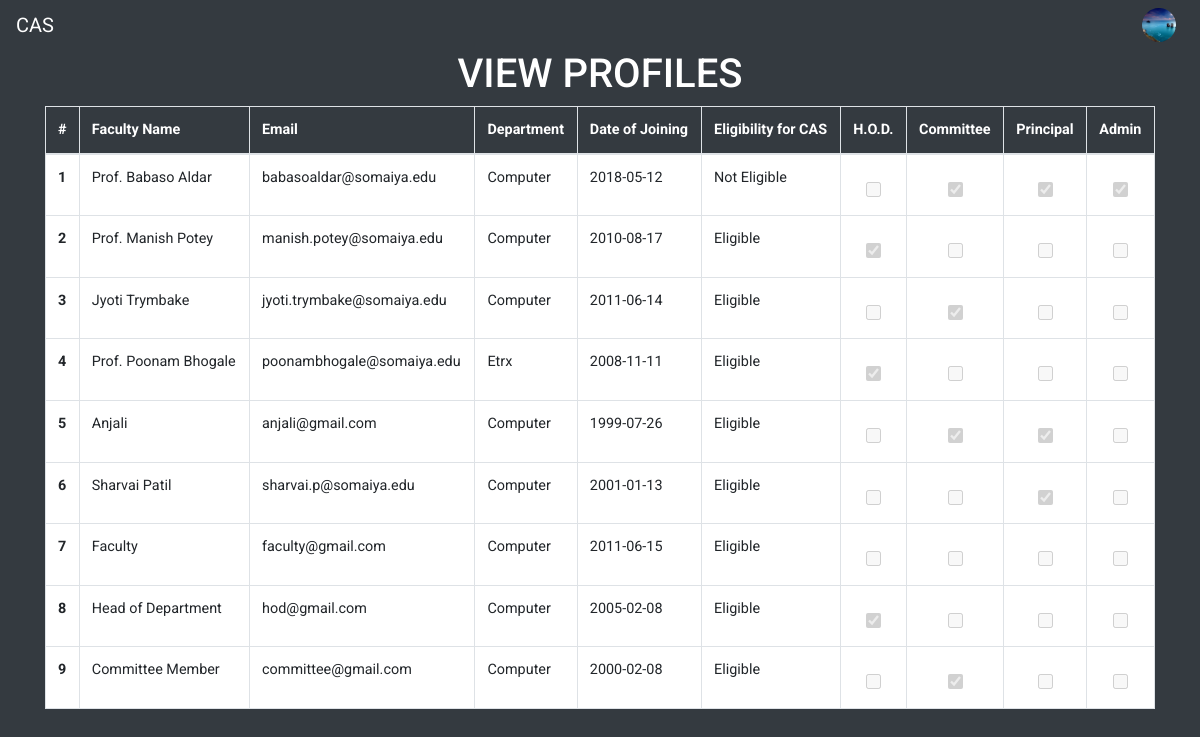
/viewprofiles.php (signed in), run on an earlier commit of the app's database.
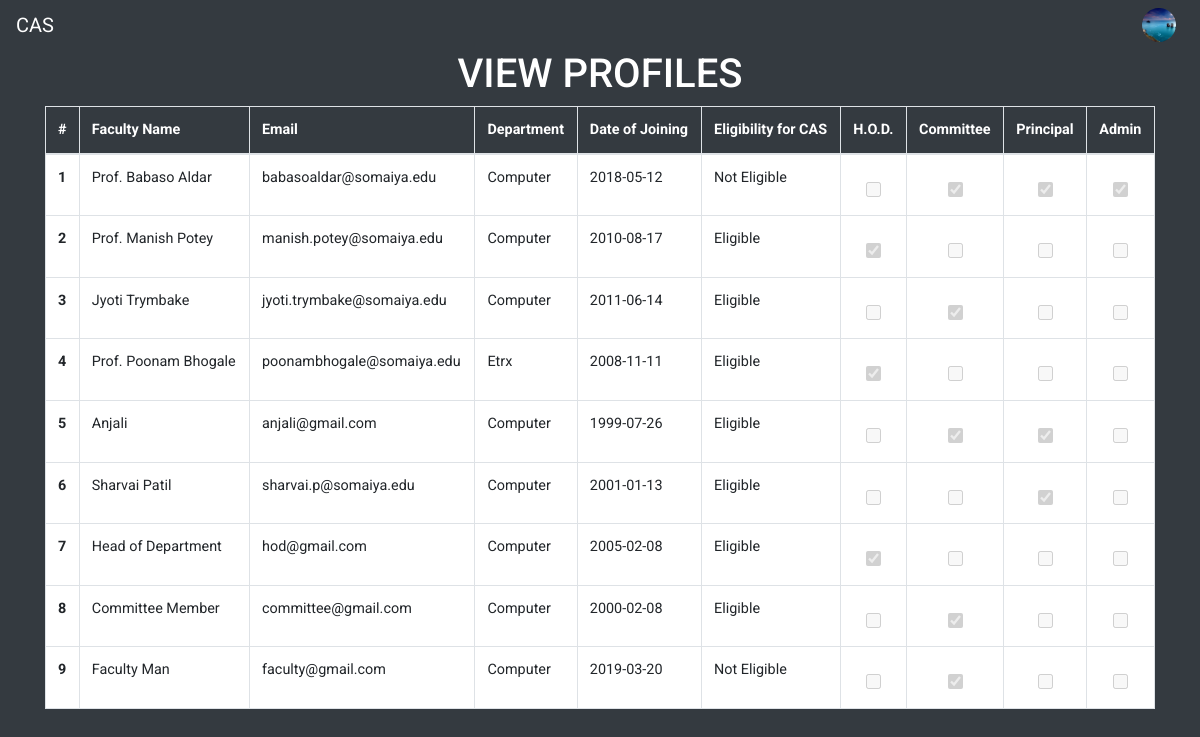
And on a later commit of the database.
### tables this page shows
CREATE TABLE `faculty_table` (
  `id` int(11) NOT NULL,
  `faculty_name` varchar(100) NOT NULL,
  `email` varchar(50) NOT NULL,
  `password` varchar(256) NOT NULL,
  `date_of_joining` date NOT NULL,
  `department` varchar(50) NOT NULL,
  `profilePicLocation` varchar(100) NOT NULL DEFAULT 'defaults/default_userprofile_pic.png',
  `faculty` int(11) NOT NULL,
  `hod` int(11) NOT NULL,
  `committee` int(11) NOT NULL,
  `principal` int(11) NOT NULL,
  `admin` int(11) NOT NULL
);

### viewprofiles.php (the view, shortened to what the changed rows need)
<?php
if(!isset($_SESSION['id']))
{
	header("LOCATION: index.php");
}
else
{
include 'dbh.php';
$userId=mysqli_real_escape_string($conn,$_SESSION['id']);
$sqlx="SELECT profilePicLocation FROM faculty_table WHERE id='$userId'";
$resultx=mysqli_query($conn,$sqlx);
$rowx=mysqli_fetch_assoc($resultx);
$profilePicLocation=$rowx['profilePicLocation'];
include 'top.php';
?>
   	<div class="container">
		<div class="row justify-content-center">
			<div class="col-md-12">
				<h1 class="text-center" style="color:white">VIEW PROFILES</h1>
				<div class="admin-table">
				<table class="table table-bordered" style="background-color: white">
				  	<thead style="color: white">
					    <tr>
					      	<th scope="col" style="background-color: #343a40">#</th>
					      	<th scope="col" style="background-color: #343a40">Faculty Name</th>
					      	<th scope="col" style="background-color: #343a40">Email</th>
					      	<th scope="col" style="background-color: #343a40">Department</th>
					      	<th scope="col" style="background-color: #343a40">Date of Joining</th>
					      	<th scope="col" style="background-color: #343a40">Eligibility for CAS</th>
					      	<th scope="col" style="background-color: #343a40">H.O.D.</th>
					      	<th scope="col" style="background-color: #343a40">Committee</th>
					      	<th scope="col" style="background-color: #343a40">Principal</th>
					      	<th scope="col" style="background-color: #343a40">Admin</th>
					    </tr>
				  	</thead>
				  	<tbody>
				  		<?php
				  		$sqlc="SELECT hod,committee,department FROM faculty_table WHERE id='$userId'";
				  		$resultc=mysqli_query($conn,$sqlc);
				  		$rowc=mysqli_fetch_assoc($resultc);
				  		if($rowc['committee']==1)
				  		{
				  			$check="committee";
				  		}
				  		if($check=="hod")
				  		{
				  			$departmentc=mysqli_real_escape_string($conn,$rowc['department']);
				  			$sql="SELECT id, faculty_name, email, date_of_joining, department, hod, committee, principal, admin FROM faculty_table WHERE department='$departmentc' AND hod=0";
				  			$result=mysqli_query($conn,$sql);
				  		}
				  		else
				  		{
				  			$sql="SELECT id, faculty_name, email, date_of_joining, department, hod, committee, principal, admin FROM faculty_table";
				  			$result=mysqli_query($conn,$sql);
				  		}
				  		$count=1;
				  		while($row=mysqli_fetch_assoc($result))
				  		{
				  			$id=$row['id'];
				  			$faculty_name=$row['faculty_name'];
				  			$email=$row['email'];
				  			$date_of_joining=$row['date_of_joining'];
				  			$department=$row['department'];
				  			$hod=$row['hod'];
				  			$committee=$row['committee'];
				  			$principal=$row['principal'];
				  			$admin=$row['admin'];
					  		?>
						    <tr>
						      	<th scope="row"><?php echo $count; ?></th>
						      	<td><?php echo $faculty_name; ?></td>
						      	<td><?php echo $email; ?></td>
						      	<td><?php echo $department; ?></td>
						      	<td><?php echo $date_of_joining; ?></td>
						    <?php
							$now = time();
							$your_date = strtotime($date_of_joining);
							$datediff = $now - $your_date;
							$years = floor($datediff / (365*60*60*24));
						    if($years>=5)
						    {
						    	?>
						    	<td>Eligible</td>
						    	<?php
						    }
						    else
						    {
						    	?>
						    	<td>Not Eligible</td>
						    	<?php
						    }
						    ?>
						      	<form class="update-rights-form" id="update-rights-form-<?php echo $id; ?>" action="" method="POST">
						      		<td class="table-center">
						      			<?php
						      			if($hod==1)
						      			{
						      				?>
						      				<input type="checkbox" class="admin-table-checkbox" name="hod" id="hod<?php echo $id; ?>" value="hod" checked disabled>
						      				<?php
						      			}
						      			else
						      			{
						      				?>
						      				<input type="checkbox" class="admin-table-checkbox" name="hod" id="hod<?php echo $id; ?>" value="hod" disabled>
						      				<?php
						      			}
						      			?>
		  							</td>
		  							<td class="table-center">
		  								<?php
		  								if($committee==1)
		  								{
		  									?>
		  									<input type="checkbox" class="admin-table-checkbox" name="committee" id="committee<?php echo $id; ?>" value="committee" checked disabled>
		  									<?php
		  								}
		  								else
		  								{
		  									?>
		  									<input type="checkbox" class="admin-table-checkbox" name="committee" id="committee<?php echo $id; ?>" value="committee" disabled>
		  									<?php
		  								}
		  								?>
		  							</td>
		  							<td class="table-center">
		  								<?php
		  								if($principal==1)
		  								{
		  									?>
		  									<input type="checkbox" class="admin-table-checkbox" name="principal" id="principal<?php echo $id; ?>" value="principal" checked disabled>
		  									<?php
		  								}
		  								else
		  								{
		  									?>
		  									<input type="checkbox" class="admin-table-checkbox" name="principal"id="principal<?php echo $id; ?>"  value="principal" disabled>
		  									<?php
		  								}
		  								?>
		  							</td>
		  							<td class="table-center">
		  								<?php
		  								if($admin==1)
		  								{
		  									?>
		  									<input type="checkbox" class="admin-table-checkbox" name="admin" id="admin<?php echo $id; ?>" value="admin" checked disabled>
		  									<?php
		  								}
		  								else
		  								{
		  									?>
		  									<input type="checkbox" class="admin-table-checkbox" name="admin" id="admin<?php echo $id; ?>" value="admin" disabled>
		  									<?php
		  								}
		  								?>
		  							</td>
						      	</form>
						    </tr>
						    <?php
						    $count+=1;
						}
					    ?>
				  </tbody>
				</table>
				</div>
			</div>
		</div>
	</div>
</body>
</html>
<?php
}
?>

### top.php (shortened to what the changed rows need)
<!DOCTYPE html>
<html>
<head>
	<link rel="stylesheet" href="https://maxcdn.bootstrapcdn.com/bootstrap/4.1.3/css/bootstrap.min.css">
	<link href="https://stackpath.bootstrapcdn.com/font-awesome/4.7.0/css/font-awesome.min.css" rel="stylesheet">
	<link href="//netdna.bootstrapcdn.com/font-awesome/4.1.0/css/font-awesome.min.css" rel="stylesheet">
	<link rel="stylesheet" type="text/css" href="Frontend/global.css">
	<link rel="stylesheet" href="https://cdnjs.cloudflare.com/ajax/libs/animate.css/3.7.0/animate.min.css">
	<link rel="stylesheet" href="https://use.fontawesome.com/releases/v5.6.3/css/all.css">
</head>
<body>
		<nav class="navbar navbar-expand-lg sticky-top navbar-dark bg-dark"  style="height: 50px">
	  	<div class="collapse navbar-collapse" id="navbarSupportedContent">
		    <ul class="navbar-nav ml-auto">
		      	<?php
		      	if(!isset($_SESSION['id']))
		      	{
			      	?>
			      	<li class="nav-item">
			        	<a class="nav-link" href="index.php">Sign Up | Sign In</a>
			      	</li>
			      	<?php
			    }
			    else
			    {
			    	?>
			      	<li class="nav-item dropdown">
				        <img class="nav-link dropdown-toggle" src="<?php echo $profilePicLocation; ?>" width="50px" height="50px" style="overflow: hidden;border-radius: 50%;display:block;margin:0 auto;object-fit: cover;cursor: pointer" id="navbarDropdown" role="button" data-toggle="dropdown" aria-haspopup="true" aria-expanded="false">
			      	</li>
			      	<?php
		      	}
		      	?>
		    </ul>
	  	</div>
	</nav>

What changed in the data, as far as the page shows it:
removed faculty_table: faculty_name "Faculty", email "faculty@gmail.com", department "Computer", date_of_joining "2011-06-15", shows "Eligible"
added faculty_table: faculty_name "Faculty Man", email "faculty@gmail.com", department "Computer", date_of_joining "2019-03-20", shows "Not Eligible"
